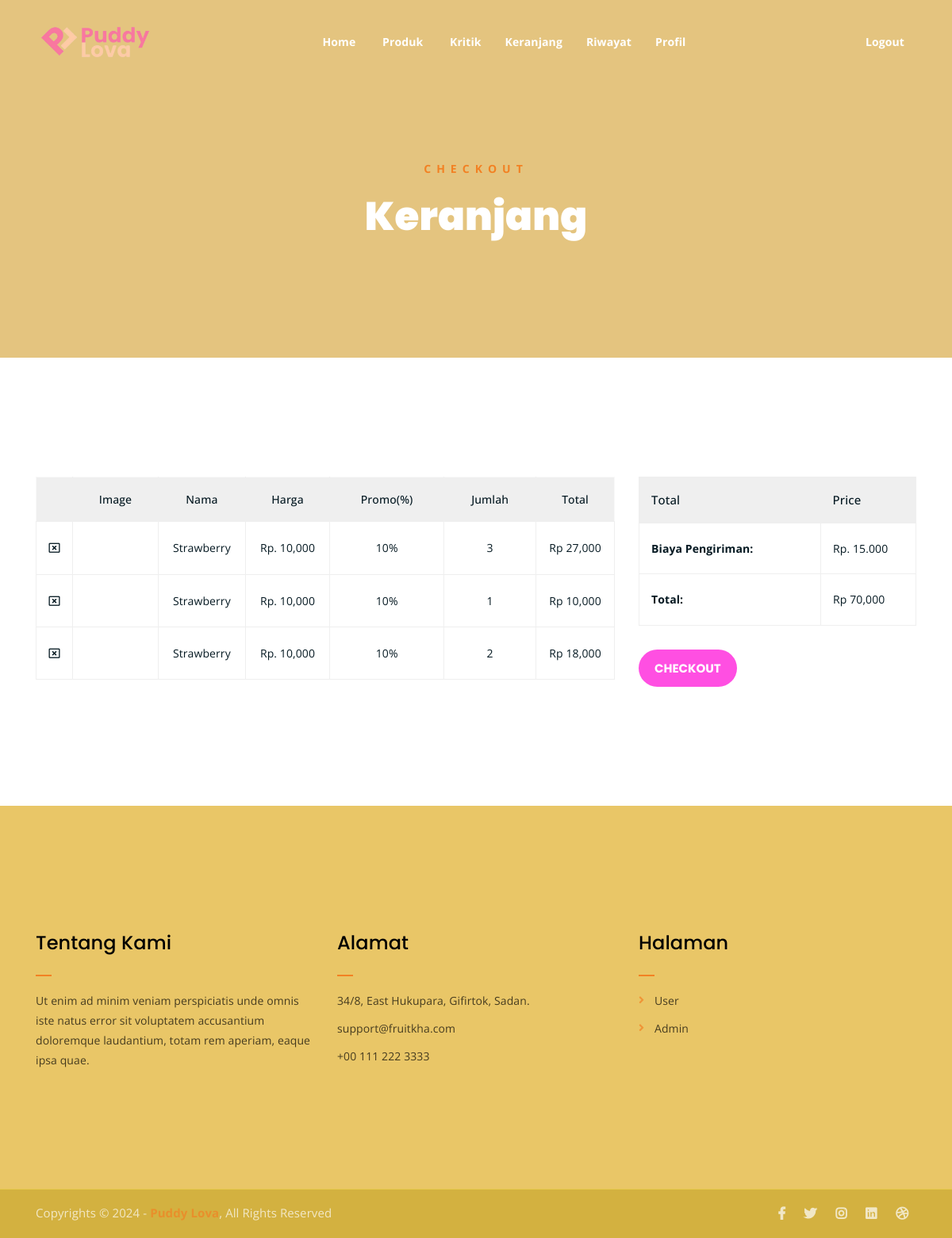
Page /checkout.php (signed in) on the earlier database version.
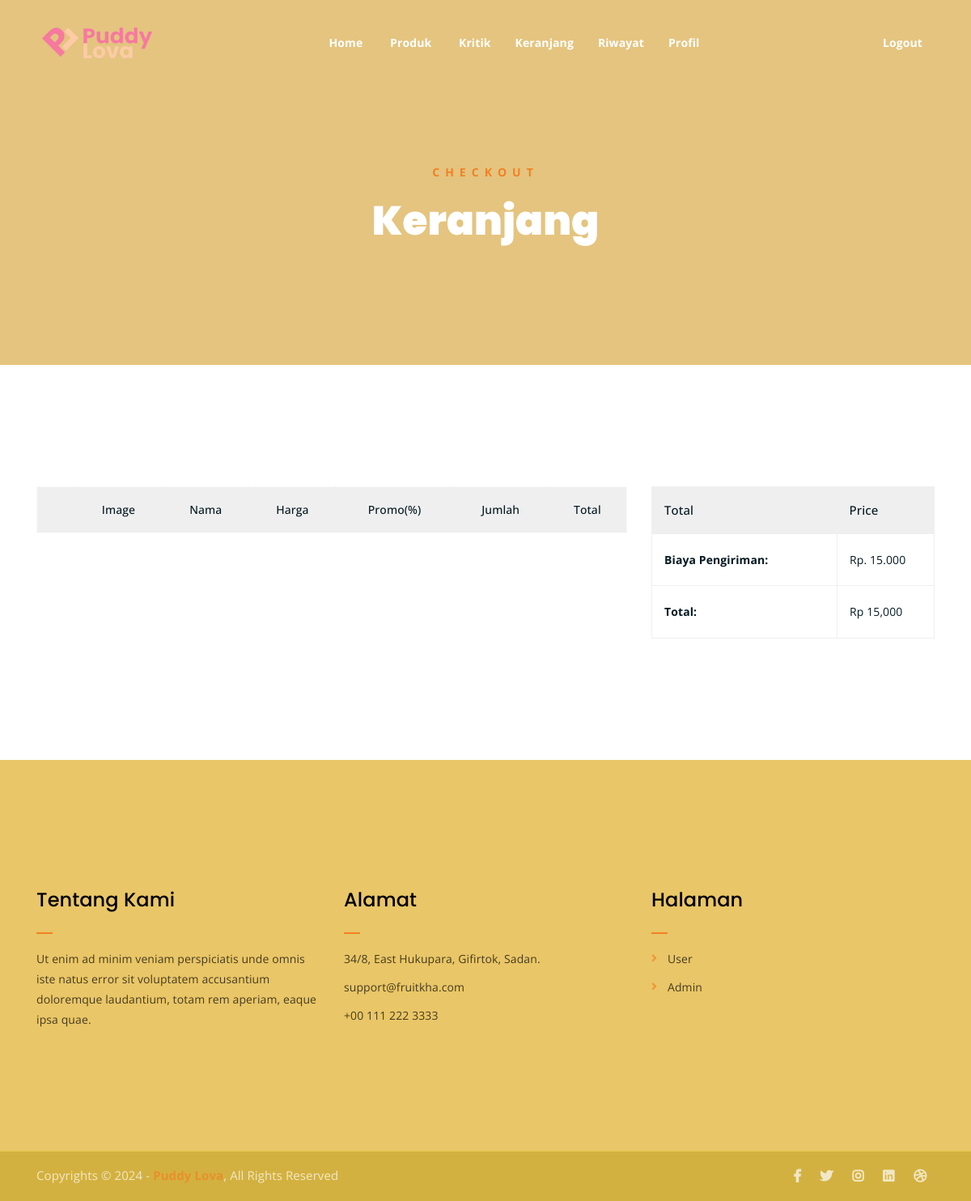
Same page on the later database version.
### tables this page shows
CREATE TABLE `keranjang` (
  `id_keranjang` int(11) NOT NULL,
  `id_produk` varchar(11) NOT NULL,
  `id_user` int(11) NOT NULL,
  `jumlah` int(11) NOT NULL,
  `total` int(55) NOT NULL,
  `riwayat` varchar(55) NOT NULL,
  `tanggal` varchar(55) NOT NULL,
  `waktu` varchar(55) NOT NULL,
  `bukti_transfer` varchar(55) NOT NULL
);

CREATE TABLE `produk` (
  `id` int(11) NOT NULL,
  `id_produk` varchar(11) NOT NULL,
  `nama_produk` varchar(55) NOT NULL,
  `gambar` varchar(55) NOT NULL,
  `harga` varchar(55) NOT NULL,
  `stok_produk` varchar(11) NOT NULL,
  `deskripsi` varchar(1000) NOT NULL
);

CREATE TABLE `promosi` (
  `id_promosi_produk` int(11) NOT NULL,
  `id_produk` varchar(55) NOT NULL,
  `promo_lama` varchar(55) NOT NULL,
  `promo_baru` varchar(55) NOT NULL,
  `mulai` varchar(55) NOT NULL,
  `berakhir` varchar(55) NOT NULL
);

### checkout.php (the view, shortened to what this page needs)
<?php
include("./app/database/db.php");
$id_user = $_SESSION["user"]['id_user'];
$produk = mysqli_query($conn, "SELECT * FROM keranjang LEFT JOIN produk ON keranjang.id_produk = produk.id_produk LEFT JOIN promosi ON produk.id_produk = promosi.id_produk WHERE keranjang.id_user = $id_user AND keranjang.riwayat = 'belum checkout'");
$row = mysqli_num_rows($produk);
$status_pelanggan = $_SESSION['user']['status'];
?>
<!DOCTYPE html>
<html lang="en">
<head>
	<link rel="stylesheet" href="assets/css/all.min.css">
	<link rel="stylesheet" href="assets/bootstrap/css/bootstrap.min.css">
	<link rel="stylesheet" href="assets/css/owl.carousel.css">
	<link rel="stylesheet" href="assets/css/magnific-popup.css">
	<link rel="stylesheet" href="assets/css/animate.css">
	<link rel="stylesheet" href="assets/css/meanmenu.min.css">
	<link rel="stylesheet" href="assets/css/main.css">
	<link rel="stylesheet" href="assets/css/responsive.css">
</head>
<body>
	<?php include('./include/nav.php') ?>
	<div class="breadcrumb-section breadcrumb-bg">
		<div class="container">
			<div class="row">
				<div class="col-lg-8 offset-lg-2 text-center">
					<div class="breadcrumb-text">
						<p>Checkout</p>
						<h1>Keranjang</h1>
					</div>
				</div>
			</div>
		</div>
	</div>
	<div class="cart-section mt-150 mb-150">
		<div class="container">
		<form action="" method="POST">
			<div class="row">
				<div class="col-lg-8 col-md-12">
					<div class="cart-table-wrap">
						<table class="cart-table">
							<thead class="cart-table-head">
								<tr class="table-head-row">
									<th class="product-image"></th>
									<th class="product-image">Image</th>
									<th class="product-name">Nama</th>
									<th class="product-price">Harga</th>
									<?php if($status_pelanggan == "Pelanggan Lama"){ ?>
										<th class="product-quantity">Promo(%)</th>
									<?php }else{
										?>
										<th class="product-quantity">Promo(%)</th>
										<?php
									} ?>
									<th class="product-quantity">Jumlah</th>
									<th class="product-total">Total</th>
								</tr>
							</thead>
							<tbody>
								<?php
									$array = [];
								?>
								<?php while($p = mysqli_fetch_array($produk)) { ?>
								<tr class="table-body-row">
									<td class="product-remove"><a href="delete.php?id_keranjang=<?= $p['id_keranjang'] ?>"><i class="far fa-window-close"></i></a></td>
									<td class="product-image"><img src="./app/admin/foto/<?= $p['gambar'] ?>" alt=""></td>
									<td class="product-name"><?= $p['nama_produk'] ?><input type="hidden" name="produk" value="<?= $p['nama_produk'] ?>"></td>
									<td class="product-price">Rp. <?php echo number_format($p['harga']) ?></td>
									<?php if($status_pelanggan == 'Pelanggan Lama'){ ?>
										<td class="product-price">
											<?php echo $p['promo_lama'] ?>%
										</td>
									<?php }else{ ?>
										<td class="product-price">
											<?php echo $p['promo_baru'] ?>%
										</td>
									<?php } ?>
									<td class="product-quantity"><?php echo $p['jumlah'] ?><input type="hidden" name="jumlah" value="<?php echo $p['jumlah'] ?>"></td>
									<td class="product-total">Rp <?php echo number_format($p['total']) ?></td>
									<?php
										$total = $p['total'];
										array_push($array, $total );
									?>
								</tr>
								<?php } ?>
							</tbody>
						</table>
					</div>
				</div>
				<div class="col-lg-4">
					<div class="total-section">
						<table class="total-table">
							<thead class="total-table-head">
								<tr class="table-total-row">
									<th>Total</th>
									<th>Price</th>
								</tr>
							</thead>
							<tbody>
								<tr class="total-data">
									<td><strong>Biaya Pengiriman: </strong></td>
									<td>Rp. 15.000</td>
								</tr>
								<tr class="total-data">
									<?php
										$total_akhir = array_sum($array);
										$total_paling_akhir = $total_akhir + 15000;
									?>
									<td><strong>Total: </strong></td>
									<td>Rp <?php echo number_format($total_paling_akhir) ?><input type="hidden" name="total" value="<?php echo number_format($total_paling_akhir) ?>"></td>
								</tr>
							</tbody>
						</table>
						<?php
						if ($row < 1) {
						} else{
						?>
						<div class="cart-buttons">
							<input type="submit" name="beli" class="cart-btn" value="Checkout">
						</div>
						<?php } ?>
					</div>
				</div>
			</div>
		</form>
		</div>
	</div>
	<?php include('./include/footer.php') ?>
</body>
</html>

Differences in the rows shown:
removed keranjang: produk.nama_produk "Strawberry", produk.harga "10,000", promosi.promo_lama "10", jumlah "3", total "27,000"
removed keranjang: produk.nama_produk "Strawberry", produk.harga "10,000", promosi.promo_lama "10", jumlah "1", total "10,000"
removed keranjang: produk.nama_produk "Strawberry", produk.harga "10,000", promosi.promo_lama "10", jumlah "2", total "18,000"
Other differences:
$total_paling_akhir: "70,000" → "15,000"
form field beli: "Checkout" → (not shown)
